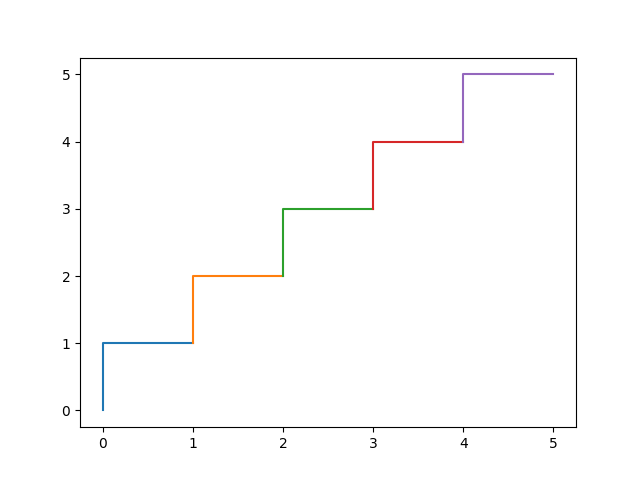

Source code (Python):
import matplotlib.pyplot as plt
import numpy as np

def lestnitsa(n):
    def add(m):
        plt.plot([m,m,m+1],[m,m+1,m+1])
    for i in range(n):
        add(i)
    plt.savefig('task_2_4.png')
if __name__=='__main__':
    lestnitsa(5)
